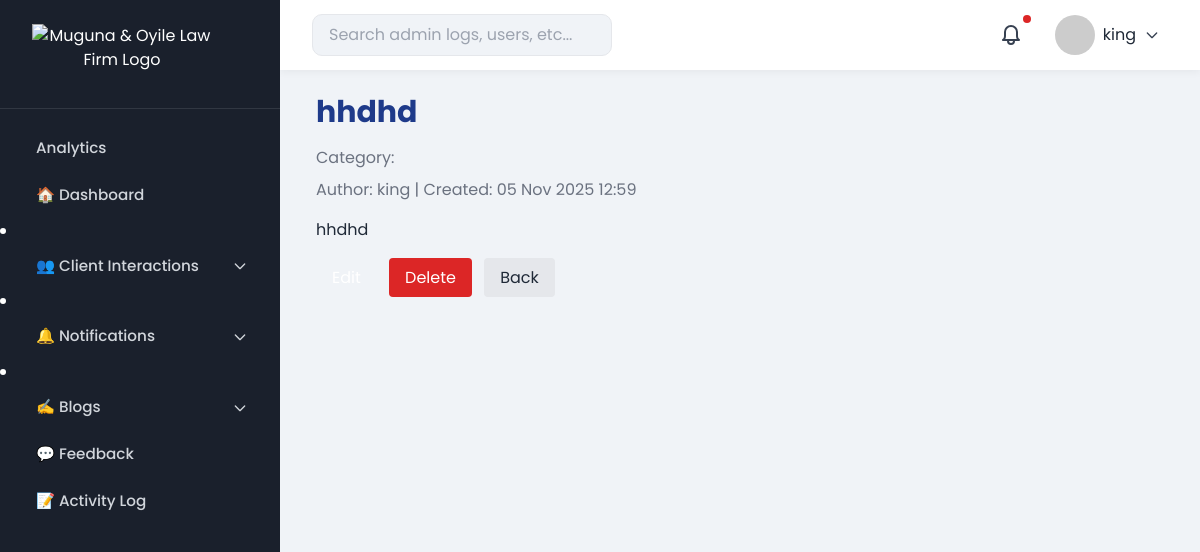
The page /admin-dashboard/blogs/view/30/ (signed in) on the database its author committed.
### advocates/models.py (models this page shows, shortened)
class Article(models.Model):
    TYPE_CHOICES = [
        ('publication', 'Publication'),
        ('article', 'Article'),
        ('news', 'News'),
        ('quote', 'Quote'),
    ]
    title = models.CharField(max_length=200, blank=True)
    slug = models.SlugField(unique=True, blank=True)
    category = models.ForeignKey(Category, on_delete=models.PROTECT, related_name="articles", null=True, blank=True)
    author = models.CharField(max_length=100)
    content = models.TextField()
    image = models.ImageField(upload_to="articles/", blank=True, null=True)
    created_at = models.DateTimeField(auto_now_add=True)
    type = models.CharField(max_length=20, choices=TYPE_CHOICES, default='publication')
    class Meta:
        ordering = ["-created_at"]

### advocates/admin_views.py (the view)
# urls.py: path('admin-dashboard/blogs/view/<int:blog_id>/', admin_views.view_blog, name='view_blog'),
@login_required
@user_passes_test(admin_required)
def view_blog(request, blog_id):
    article = get_object_or_404(Article, id=blog_id)
    return render(request, 'admin_dashboard/view_blog.html', {'article': article})

### advocates/admin_views.py (called while the page is built)
def admin_required(user):
    return user.is_staff or user.is_superuser

### advocates/context_processors.py (called while the page is built)
def admin_context(request):
    if request.user.is_authenticated:
        red_flags = ContactMessage.objects.filter(is_red_flag=True).count()
        unread_messages = ContactMessage.objects.filter(is_read=False).count()
        unread_calls = ScheduledCall.objects.filter(is_read=False).count()
        total_notifications = unread_messages + unread_calls
        return {
            "admin_name": request.user.get_full_name() or request.user.username,
            "red_flag_count": red_flags,
            "total_notifications": total_notifications,
        }
    return {}

### advocates/templates/admin_dashboard/view_blog.html (shortened to what this page needs)
{% extends "admin_dashboard/base_admin.html" %}
{% block dashboard_content %}
<div class="p-6 max-w-4xl mx-auto">
    <h1 class="text-3xl font-bold text-blue-900 mb-4">{{ article.title }}</h1>
    <p class="text-gray-500 mb-2">Category: {{ article.get_category_display }}</p>
    <p class="text-gray-500 mb-4">Author: {{ article.author }} | Created: {{ article.created_at|date:"d M Y H:i" }}</p>
    <div class="prose max-w-full">{{ article.content|linebreaks }}</div>
    <div class="mt-6 space-x-2">
        <a href="{% url 'edit_blog' article.id %}" class="px-4 py-2 bg-amber-500 text-white rounded hover:bg-amber-600">Edit</a>
        <a href="{% url 'delete_blog' article.id %}" class="px-4 py-2 bg-red-600 text-white rounded hover:bg-red-700">Delete</a>
        <a href="{% url 'manage_blogs' %}" class="px-4 py-2 bg-gray-200 text-gray-800 rounded hover:bg-gray-300">Back</a>
    </div>
</div>
{% endblock %}

### advocates/templates/admin_dashboard/base_admin.html (shortened to what this page needs)
{% load static %}
<!DOCTYPE html>
<html lang="en">
<head>
<link href="https://cdn.jsdelivr.net/npm/tailwindcss@2.2.19/dist/tailwind.min.css" rel="stylesheet">
</head>
<body>
<div class="dashboard">
<div class="sidebar" id="sidebar">
    <div class="logo-container">
        <a href="{% url 'home' %}" aria-label="Muguna & Oyile Home">
            <img src="{% static 'images/admin_logo.png' %}"
                 alt="Muguna & Oyile Law Firm Logo"
                 width="180"
                 height="60"
                 loading="eager">
        </a>
    </div>
    <nav>
        <a href="{% url 'analytics_dashboard' %}" class="{% if request.resolver_match.url_name == 'analytics_dashboard' %}active{% endif %} px-4 py-2 text-gray-300 hover:bg-gray-800 rounded">Analytics</a>
        <a href="{% url 'admin_dashboard_home' %}" class="{% if request.resolver_match.url_name == 'admin_dashboard_home' %}active{% endif %}">🏠 Dashboard</a>
        <li x-data="{ open: false }" class="relative">
            <button @click="open = !open" class="w-full flex items-center justify-between px-4 py-2 hover:bg-gray-800 rounded text-gray-300 font-medium focus:outline-none">
                <span class="flex items-center gap-2">👥 Client Interactions</span>
                <svg :class="{ 'rotate-180': open }" class="w-4 h-4 text-gray-300 transition-transform duration-200" fill="none" stroke="currentColor" viewBox="0 0 24 24">
                    <path stroke-linecap="round" stroke-linejoin="round" stroke-width="2" d="M19 9l-7 7-7-7"/>
                </svg>
            </button>
        </li>
        <li x-data="{ open: false }" class="relative">
            <button @click="open = !open" class="w-full flex items-center justify-between px-4 py-2 hover:bg-gray-800 rounded text-gray-300 font-medium focus:outline-none">
                <span class="flex items-center gap-2">🔔 Notifications</span>
                <svg :class="{ 'rotate-180': open }" class="w-4 h-4 text-gray-300 transition-transform duration-200" fill="none" stroke="currentColor" viewBox="0 0 24 24">
                    <path stroke-linecap="round" stroke-linejoin="round" stroke-width="2" d="M19 9l-7 7-7-7"/>
                </svg>
            </button>
        </li>
        <li x-data="{ open: false }" class="relative">
    <button @click="open = !open" class="w-full flex items-center justify-between px-4 py-2 hover:bg-gray-800 rounded text-gray-300 font-medium focus:outline-none">
        <span class="flex items-center gap-2">✍️ Blogs</span>
        <svg :class="{ 'rotate-180': open }" class="w-4 h-4 text-gray-300 transition-transform duration-200" fill="none" stroke="currentColor" viewBox="0 0 24 24">
            <path stroke-linecap="round" stroke-linejoin="round" stroke-width="2" d="M19 9l-7 7-7-7"/>
        </svg>
    </button>
</li>
        <a href="{% url 'feedback_page' %}" class="{% if request.resolver_match.url_name == 'feedback_page' %}active{% endif %} px-4 py-2 text-gray-300 hover:bg-gray-800 rounded">💬 Feedback</a>
        <a href="{% url 'admin_dashboard_activity' %}" class="{% if request.resolver_match.url_name == 'admin_dashboard_activity' %}active{% endif %} px-4 py-2 text-gray-300 hover:bg-gray-800 rounded">📝 Activity Log</a>
    </nav>
</div>
    <div class="main">
        <div class="topbar">
            <div style="display:flex;align-items:center;gap:1rem;">
                <input type="text" placeholder="Search admin logs, users, etc...">
            </div>
            <div class="flex items-center gap-4">
                <div class="relative inline-block">
                    <button id="notificationBell" class="relative p-2 rounded-full hover:bg-gray-200 focus:outline-none">
                        <span id="notificationDot" class="hidden absolute top-0 right-0 block h-2 w-2 rounded-full bg-red-600"></span>
                    </button>
                </div>
                <div class="relative">
                    <button id="profileButton" class="flex items-center gap-2 p-2 rounded hover:bg-gray-200 focus:outline-none">
                        <img src="https://i.pravatar.cc/40?img=1" alt="Profile" class="avatar">
                        <span>{{ admin_name|default:"Admin User" }}</span>
                        <svg class="w-4 h-4 text-gray-700" xmlns="http://www.w3.org/2000/svg" fill="none" viewBox="0 0 24 24" stroke="currentColor">
                            <path stroke-linecap="round" stroke-linejoin="round" stroke-width="2" d="M19 9l-7 7-7-7" />
                        </svg>
                    </button>
                </div>
            </div>
        </div>
        <div class="content">
            {% block dashboard_content %}{% endblock dashboard_content %}
        </div>
    </div>
</div>
</body>
</html>

### advocates/templates/admin_dashboard/base_admin.html (style rules this page uses)
body, input, select, textarea { font-family: 'Poppins', sans-serif; margin:0; background:#f0f3f7; color:#1f2937; }
.dashboard { display:flex;height:100vh;overflow:hidden;transition:0.3s; }
.sidebar { width:280px;background:#1a202c;color:#fff;display:flex;flex-direction:column;transition:0.3s ease-in-out;z-index:20; }
.sidebar .logo-container { padding:1.5rem 2rem;border-bottom:1px solid rgba(255,255,255,0.1);text-align:center; }
.sidebar nav { padding:1rem 0; }
.sidebar nav a, .sidebar nav button { padding:0.75rem 2rem;display:flex;align-items:center;gap:0.75rem;color:#d1d5db;text-decoration:none;font-size:0.95rem;font-weight:500;transition:0.2s ease-in-out;border-left:4px solid transparent; }
.sidebar nav li button.w-full { font-size:0.95rem;font-weight:500; }
.main { flex:1;overflow-y:auto;padding-bottom:2rem;transition:0.3s; }
.topbar { height:70px;background:#fff;display:flex;justify-content:space-between;align-items:center;padding:0 2rem;box-shadow:0 2px 8px rgba(0,0,0,0.05);position:sticky;top:0;z-index:10; }
.topbar input { padding:0.5rem 1rem;border-radius:10px;border:1px solid #e5e7eb;width:300px; }
.avatar { width:40px;height:40px;border-radius:50%;object-fit:cover; }

### rows shown on the page
Article: title "hhdhd", author "king", created_at "05 Nov 2025 12:59", content "hhdhd"

### other values the page prints
{{ admin_name|default:"Admin User" }} "king"
